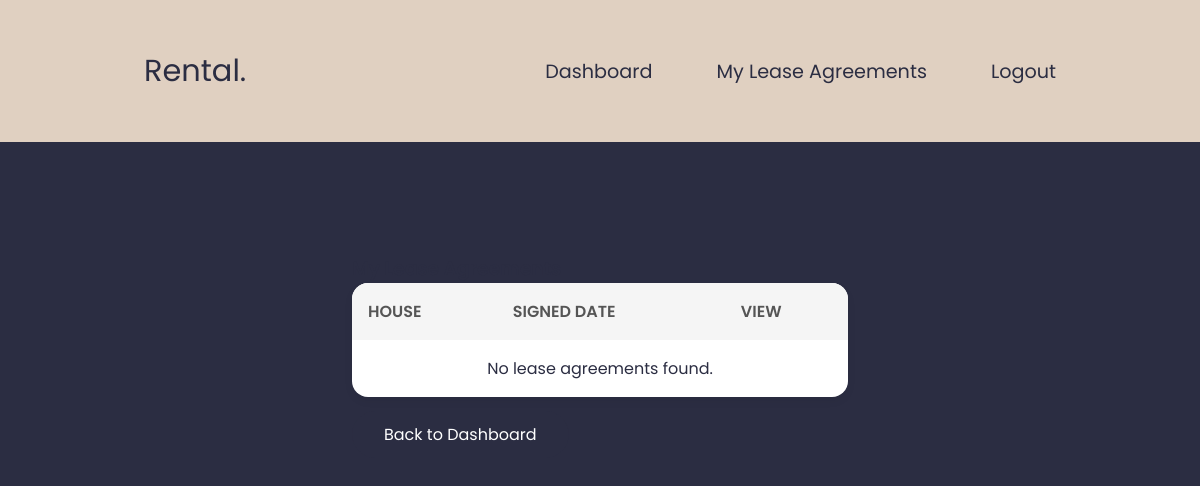
Before: /tenant/lease_agreements.php (signed in) with the older database file.
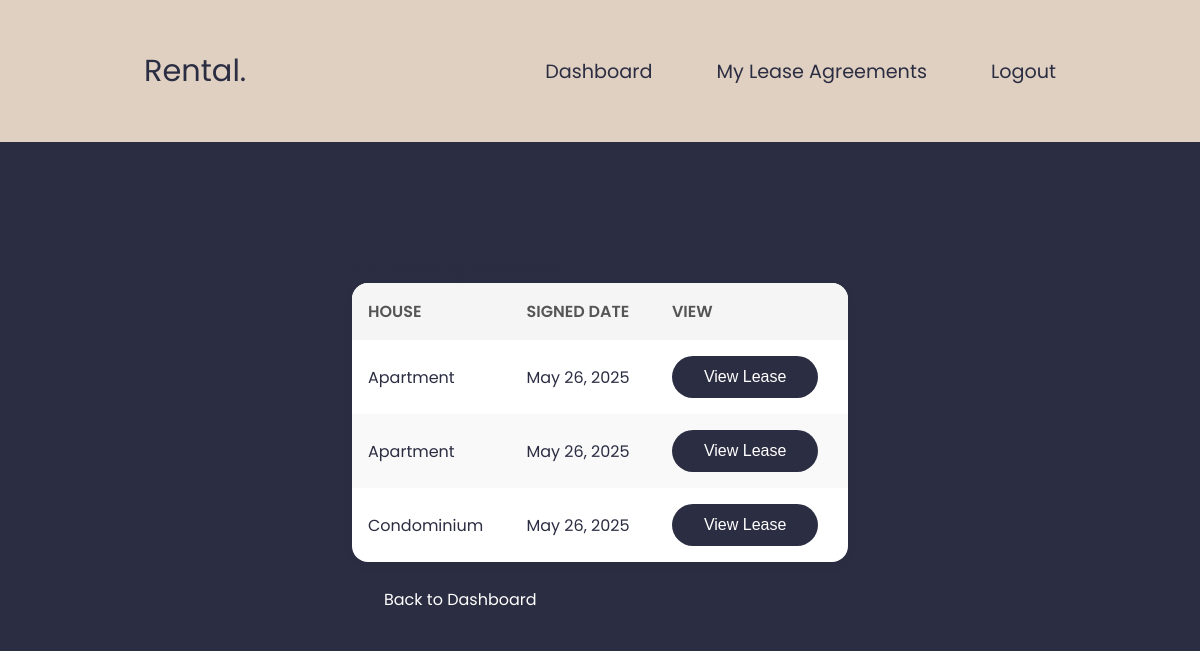
After: the same page with the newer database file.
### tables this page shows
CREATE TABLE `lease_agreements` (
  `id` int(11) NOT NULL,
  `house_id` int(11) NOT NULL,
  `tenant_id` int(11) NOT NULL,
  `owner_id` int(11) NOT NULL,
  `signed_by_tenant` tinyint(1) DEFAULT 0,
  `signed_by_owner` tinyint(1) DEFAULT 1,
  `file_path` varchar(255) DEFAULT NULL,
  `created_at` timestamp NOT NULL DEFAULT current_timestamp(),
  `status` varchar(20) DEFAULT 'pending',
  `signed_at` varchar(255) NOT NULL
);

CREATE TABLE `houses` (
  `id` int(11) NOT NULL,
  `owner_id` int(11) NOT NULL,
  `title` varchar(255) NOT NULL,
  `location` varchar(255) DEFAULT NULL,
  `bedrooms` int(11) DEFAULT 0,
  `bathrooms` int(11) DEFAULT 0,
  `area` float DEFAULT 0,
  `description` text DEFAULT NULL,
  `price` decimal(10,2) NOT NULL,
  `status` enum('pending','approved','declined','rented') DEFAULT 'pending',
  `image_path` varchar(255) DEFAULT NULL,
  `created_at` timestamp NOT NULL DEFAULT current_timestamp(),
  `property_manager_id` int(11) DEFAULT NULL,
  `is_rented` tinyint(1) DEFAULT 0
);

### tenant/lease_agreements.php (the view, shortened to what this page needs)
<?php
require_once '../config/db.php';
$stmt = $pdo->prepare("SELECT la.*, h.title FROM lease_agreements la JOIN houses h ON la.house_id = h.id WHERE la.tenant_id = ?");
$stmt->execute([$_SESSION['user_id']]);
$leases = $stmt->fetchAll();
?>
<!DOCTYPE html>
<html lang="en">
<head>
    <link rel="stylesheet" href="../assets/style1.css" />
</head>
<body>
<div class="prop_con">
    <div class="navbar prop_nav">
        <p>Rental.</p>
        <ul>
            <li><a href="../tenant/dashboard.php">Dashboard</a></li>
            <li><a href="lease_agreements.php" class="active">My Lease Agreements</a></li>
            <li><a href="../auth/logout.php">Logout</a></li>
        </ul>
    </div>
    <div class="container">
        <section>
            <h3>My Lease Agreements</h3>
            <table class="user-table" id="leaseAgreementsTable">
                <thead>
                    <tr>
                        <th>House</th>
                        <th>Signed Date</th>
                        <th>View</th>
                    </tr>
                </thead>
                <tbody>
                    <?php if (!empty($leases)): ?>
                        <?php foreach ($leases as $lease): ?>
                            <tr>
                                <td><?= htmlspecialchars($lease['title']) ?></td>
                                <td><?= $lease['signed_by_tenant'] == 1 ? date("F j, Y", strtotime($lease['signed_at'])) : 'Not signed' ?></td>
                                <td>
                                    <?php if ($lease['signed_by_tenant'] == 1): ?>
                                        <button class="btn" onclick="viewLease(<?= $lease['id'] ?>)">View Lease</button>
                                    <?php else: ?>
                                        <button class="btn" onclick="openModal(<?= $lease['id'] ?>)">View & Sign</button>
                                    <?php endif; ?>
                                </td>
                            </tr>
                        <?php endforeach; ?>
                    <?php else: ?>
                        <tr><td colspan="3" style="text-align:center;">No lease agreements found.</td></tr>
                    <?php endif; ?>
                </tbody>
            </table>
            <br />
            <a href="dashboard.php" class="btn">Back to Dashboard</a>
        </section>
    </div>
</div>
</body>
</html>

Changed rows visible on the page:
added lease_agreements: house.title "Apartment", signed_at "May 26, 2025"
added lease_agreements: house.title "Apartment", signed_at "May 26, 2025"
added lease_agreements: house.title "Condominium", signed_at "May 26, 2025"
Other visible differences:
text no longer shown: "No lease agreements found."
